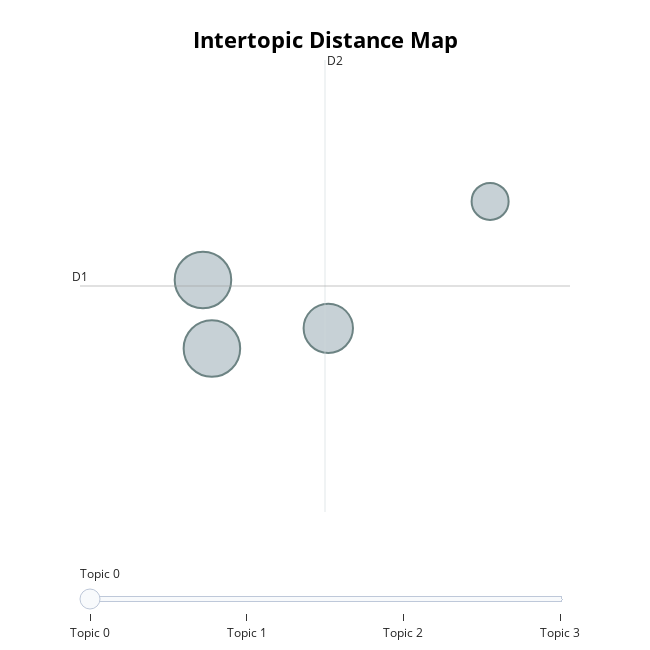

Write notebook code for a chart like this one.
### Code cell
model.visualize_topics()

### Figure 1 — Plotly figure (JSON) as saved in the notebook; plotly's stock layout.template omitted (floating-point values rounded to 4 significant figures)
{"data": [{"customdata": [[0, "eyes | colours | see | different | saw", 21], [1, "like | felt | ocean | blue | also", 21], [2, "music | ho | un | che | space", 16], [3, "deep | mind | complete | would | thoughts", 9]], "hovertemplate": "<b>Topic %{customdata[0]}</b><br>%{customdata[1]}<br>Size: %{customdata[2]}", "legendgroup": "", "marker": {"color": "#B0BEC5", "line": {"color": "DarkSlateGrey", "width": 2}, "size": [21, 21, 16, 9], "sizemode": "area", "sizeref": 0.01312, "symbol": "circle"}, "mode": "markers", "name": "", "orientation": "v", "showlegend": false, "type": "scatter", "x": [-5.682, -5.62, -4.813, -3.692], "xaxis": "x", "y": [-14.58, -15.56, -15.27, -13.46], "yaxis": "y"}], "layout": {"annotations": [{"showarrow": false, "text": "D1", "x": -6.534, "y": -14.67, "yshift": 10}, {"showarrow": false, "text": "D2", "x": -4.836, "xshift": 10, "y": -11.44}], "height": 650, "hoverlabel": {"bgcolor": "white", "font": {"family": "Rockwell", "size": 16}}, "legend": {"itemsizing": "constant", "tracegroupgap": 0}, "margin": {"t": 60}, "shapes": [{"line": {"color": "#CFD8DC", "width": 2}, "type": "line", "x0": -4.836, "x1": -4.836, "y0": -17.89, "y1": -11.44}, {"line": {"color": "#9E9E9E", "width": 2}, "type": "line", "x0": -6.534, "x1": -3.138, "y0": -14.67, "y1": -14.67}], "sliders": [{"active": 0, "pad": {"t": 50}, "steps": [{"args": [{"marker.color": [["red", "#B0BEC5", "#B0BEC5", "#B0BEC5"]]}], "label": "Topic 0", "method": "update"}, {"args": [{"marker.color": [["#B0BEC5", "red", "#B0BEC5", "#B0BEC5"]]}], "label": "Topic 1", "method": "update"}, {"args": [{"marker.color": [["#B0BEC5", "#B0BEC5", "red", "#B0BEC5"]]}], "label": "Topic 2", "method": "update"}, {"args": [{"marker.color": [["#B0BEC5", "#B0BEC5", "#B0BEC5", "red"]]}], "label": "Topic 3", "method": "update"}]}], "title": {"font": {"color": "Black", "size": 22}, "text": "<b>Intertopic Distance Map</b>", "x": 0.5, "xanchor": "center", "y": 0.95, "yanchor": "top"}, "width": 650, "xaxis": {"anchor": "y", "domain": [0, 1], "range": [-6.534, -3.138], "title": {"text": ""}, "visible": false}, "yaxis": {"anchor": "x", "domain": [0, 1], "range": [-17.89, -11.44], "title": {"text": ""}, "visible": false}}}
